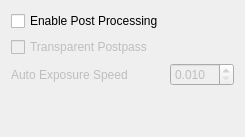
           <widget class="QWidget" name="postProcessingTab">
            <attribute name="title">
             <string>Post Processing</string>
            </attribute>
            <layout class="QHBoxLayout" name="horizontalPostProcessLayout">
             <item>
              <layout class="QGridLayout" name="postProcessLayout" columnstretch="0,0">
               <item row="5" column="1">
                <widget class="QDoubleSpinBox" name="postprocessHDRTimeComboBox">
                 <property name="enabled">
                  <bool>false</bool>
                 </property>
                 <property name="decimals">
                  <number>3</number>
                 </property>
                 <property name="minimum">
                  <double>0.010000000000000</double>
                 </property>
                 <property name="maximum">
                  <double>10.000000000000000</double>
                 </property>
                 <property name="singleStep">
                  <double>0.001000000000000</double>
                 </property>
                </widget>
               </item>
               <item row="7" column="1">
                <spacer name="verticalSpacer_9">
                 <property name="orientation">
                  <enum>Qt::Vertical</enum>
                 </property>
                 <property name="sizeHint" stdset="0">
                  <size>
                   <width>20</width>
                   <height>40</height>
                  </size>
                 </property>
                </spacer>
               </item>
               <item row="4" column="0">
                <widget class="QCheckBox" name="postprocessTransparentPostpassCheckBox">
                 <property name="enabled">
                  <bool>false</bool>
                 </property>
                 <property name="toolTip">
                  <string>&lt;html&gt;&lt;head/&gt;&lt;body&gt;&lt;p&gt;Re-render transparent objects with forced alpha clipping.&lt;/p&gt;&lt;/body&gt;&lt;/html&gt;</string>
                 </property>
                 <property name="text">
                  <string>Transparent Postpass</string>
                 </property>
                </widget>
               </item>
               <item row="5" column="0">
                <widget class="QLabel" name="postprocessHDRTimeLabel">
                 <property name="enabled">
                  <bool>false</bool>
                 </property>
                 <property name="toolTip">
                  <string>&lt;html&gt;&lt;head/&gt;&lt;body&gt;&lt;p&gt;Controls how much eye adaptation can change from frame to frame. Smaller values makes for slower transitions.&lt;/p&gt;&lt;/body&gt;&lt;/html&gt;</string>
                 </property>
                 <property name="text">
                  <string>Auto Exposure Speed</string>
                 </property>
                </widget>
               </item>
               <item row="3" column="0">
                <widget class="QCheckBox" name="postprocessEnabledCheckBox">
                 <property name="toolTip">
                  <string>&lt;html&gt;&lt;head/&gt;&lt;body&gt;&lt;p&gt;If this setting is true, post processing will be enabled.&lt;/p&gt;&lt;/body&gt;&lt;/html&gt;</string>
                 </property>
                 <property name="text">
                  <string>Enable Post Processing</string>
                 </property>
                </widget>
               </item>
              </layout>
             </item>
            </layout>
           </widget>
